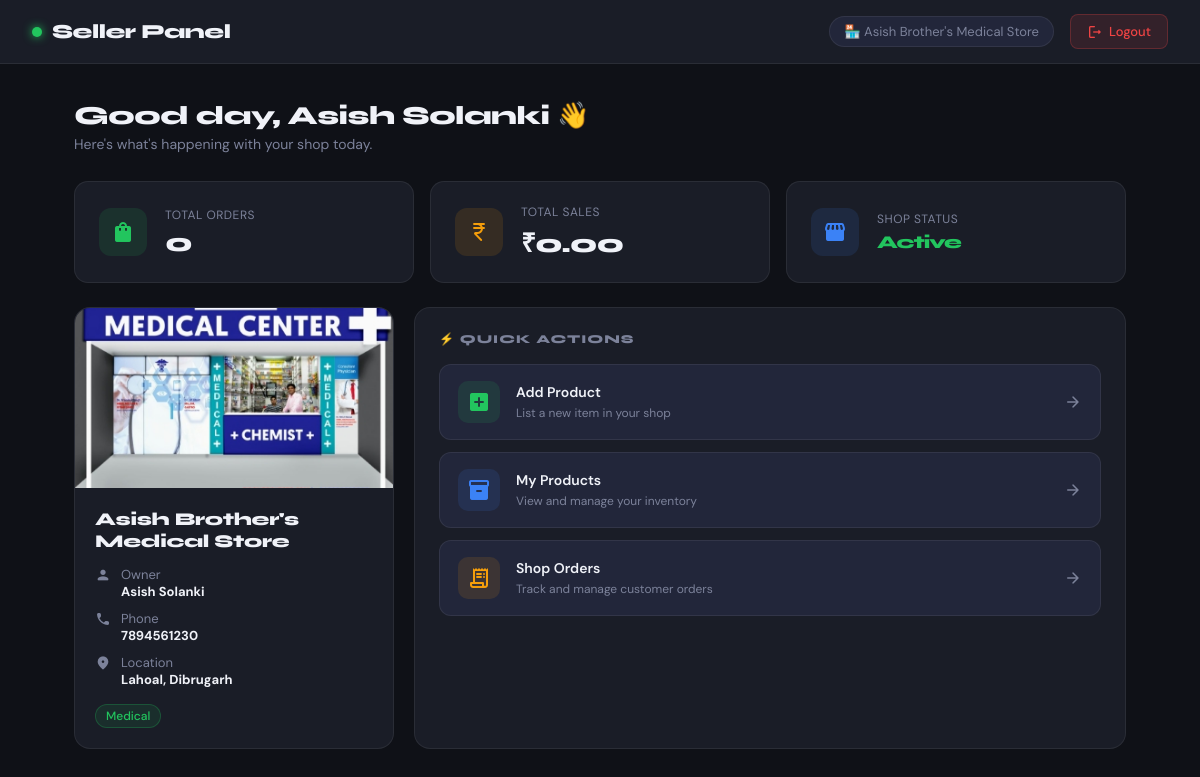
The app's page /Seller/dashboard.php (signed in) with its own data.
### tables this page shows
CREATE TABLE `local_shops` (
  `id` int(11) NOT NULL,
  `shop_name` varchar(100) DEFAULT NULL,
  `owner_name` varchar(100) DEFAULT NULL,
  `phone` varchar(15) DEFAULT NULL,
  `address` text DEFAULT NULL,
  `area` varchar(100) DEFAULT NULL,
  `image` varchar(255) DEFAULT NULL,
  `city` varchar(100) DEFAULT NULL,
  `seller_email` varchar(100) DEFAULT NULL,
  `PASSWORD` varchar(255) DEFAULT NULL,
  `category` varchar(100) DEFAULT NULL
);

### Seller/dashboard.php (the view, shortened to what this page needs)
<?php
include "../config/db.php";
$id = intval($_SESSION['shop_id']);
$stmt = mysqli_prepare($conn, "SELECT * FROM local_shops WHERE id = ?");
mysqli_stmt_bind_param($stmt, "i", $id);
mysqli_stmt_execute($stmt);
$shop = mysqli_fetch_assoc(mysqli_stmt_get_result($stmt));
$stmt2 = mysqli_prepare($conn, "SELECT COUNT(*) as total FROM orders WHERE shop_id = ?");
mysqli_stmt_bind_param($stmt2, "i", $id);
mysqli_stmt_execute($stmt2);
$total_orders = mysqli_fetch_assoc(mysqli_stmt_get_result($stmt2));
$stmt3 = mysqli_prepare($conn, "SELECT SUM(total) as total FROM orders WHERE shop_id = ?");
mysqli_stmt_bind_param($stmt3, "i", $id);
mysqli_stmt_execute($stmt3);
$total_sales = mysqli_fetch_assoc(mysqli_stmt_get_result($stmt3));
?>
<!DOCTYPE html>
<html lang="en">
<head>
</head>
<body>
<nav class="navbar">
  <div class="navbar-brand">
    <div class="dot"></div>
    Seller Panel
  </div>
  <div class="nav-right">
    <span class="shop-badge">
      🏪 <?php echo htmlspecialchars($shop['shop_name']); ?>
    </span>
    <a href="shop_logout.php" class="logout-btn">
      <span class="material-icons-round" style="font-size:16px;">logout</span>
      Logout
    </a>
  </div>
</nav>
<div class="page">
  <div class="page-header">
    <h1>Good day, <?php echo htmlspecialchars($shop['owner_name']); ?> 👋</h1>
    <p>Here's what's happening with your shop today.</p>
  </div>
  <div class="stat-row">
    <div class="stat-card">
      <div class="stat-icon green">
        <span class="material-icons-round">shopping_bag</span>
      </div>
      <div class="stat-info">
        <label>Total Orders</label>
        <strong><?php echo $total_orders['total'] ?? 0; ?></strong>
      </div>
    </div>
    <div class="stat-card">
      <div class="stat-icon amber">
        <span class="material-icons-round">currency_rupee</span>
      </div>
      <div class="stat-info">
        <label>Total Sales</label>
        <strong>₹<?php echo number_format($total_sales['total'] ?? 0, 2); ?></strong>
      </div>
    </div>
    <div class="stat-card">
      <div class="stat-icon blue">
        <span class="material-icons-round">storefront</span>
      </div>
      <div class="stat-info">
        <label>Shop Status</label>
        <strong style="color:var(--accent);font-size:18px;">Active</strong>
      </div>
    </div>
  </div>
  <div class="bottom-grid">
    <div class="profile-card">
      <img src="uploads/<?php echo htmlspecialchars($shop['image']); ?>"
           alt="Shop Image"
           onerror="this.src='https://placehold.co/320x180/1a1d27/7c829a?text=No+Image'">
      <div class="profile-body">
        <h2><?php echo htmlspecialchars($shop['shop_name']); ?></h2>
        <div class="info-row">
          <span class="material-icons-round">person</span>
          <div><span>Owner</span><br><strong><?php echo htmlspecialchars($shop['owner_name']); ?></strong></div>
        </div>
        <div class="info-row">
          <span class="material-icons-round">phone</span>
          <div><span>Phone</span><br><strong><?php echo htmlspecialchars($shop['phone']); ?></strong></div>
        </div>
        <div class="info-row">
          <span class="material-icons-round">location_on</span>
          <div><span>Location</span><br>
            <strong><?php echo htmlspecialchars($shop['area']); ?>, <?php echo htmlspecialchars($shop['city']); ?></strong>
          </div>
        </div>
        <div class="category-tag">
          <?php echo htmlspecialchars($shop['category']); ?>
        </div>
      </div>
    </div>
    <div class="actions-card">
      <h3>⚡ Quick Actions</h3>
      <div class="action-list">
        <a href="add_product.php" class="action-btn green">
          <div class="action-icon">
            <span class="material-icons-round">add_box</span>
          </div>
          <div class="action-text">
            <strong>Add Product</strong>
            <span>List a new item in your shop</span>
          </div>
          <span class="material-icons-round arrow">arrow_forward</span>
        </a>
        <a href="my_products.php" class="action-btn blue">
          <div class="action-icon">
            <span class="material-icons-round">inventory_2</span>
          </div>
          <div class="action-text">
            <strong>My Products</strong>
            <span>View and manage your inventory</span>
          </div>
          <span class="material-icons-round arrow">arrow_forward</span>
        </a>
        <a href="orders.php" class="action-btn amber">
          <div class="action-icon">
            <span class="material-icons-round">receipt_long</span>
          </div>
          <div class="action-text">
            <strong>Shop Orders</strong>
            <span>Track and manage customer orders</span>
          </div>
          <span class="material-icons-round arrow">arrow_forward</span>
        </a>
      </div>
    </div>
  </div>
</div>
</body>
</html>

### records on screen
local_shops: shop_name "Asish Brother's Medical Store", owner_name "Asish Solanki", image (picture), phone "7894561230", area "Lahoal", city "Dibrugarh", category "Medical"

### other values on screen
$total_orders['total'] "0"
$total_sales['total'] "0.00"
